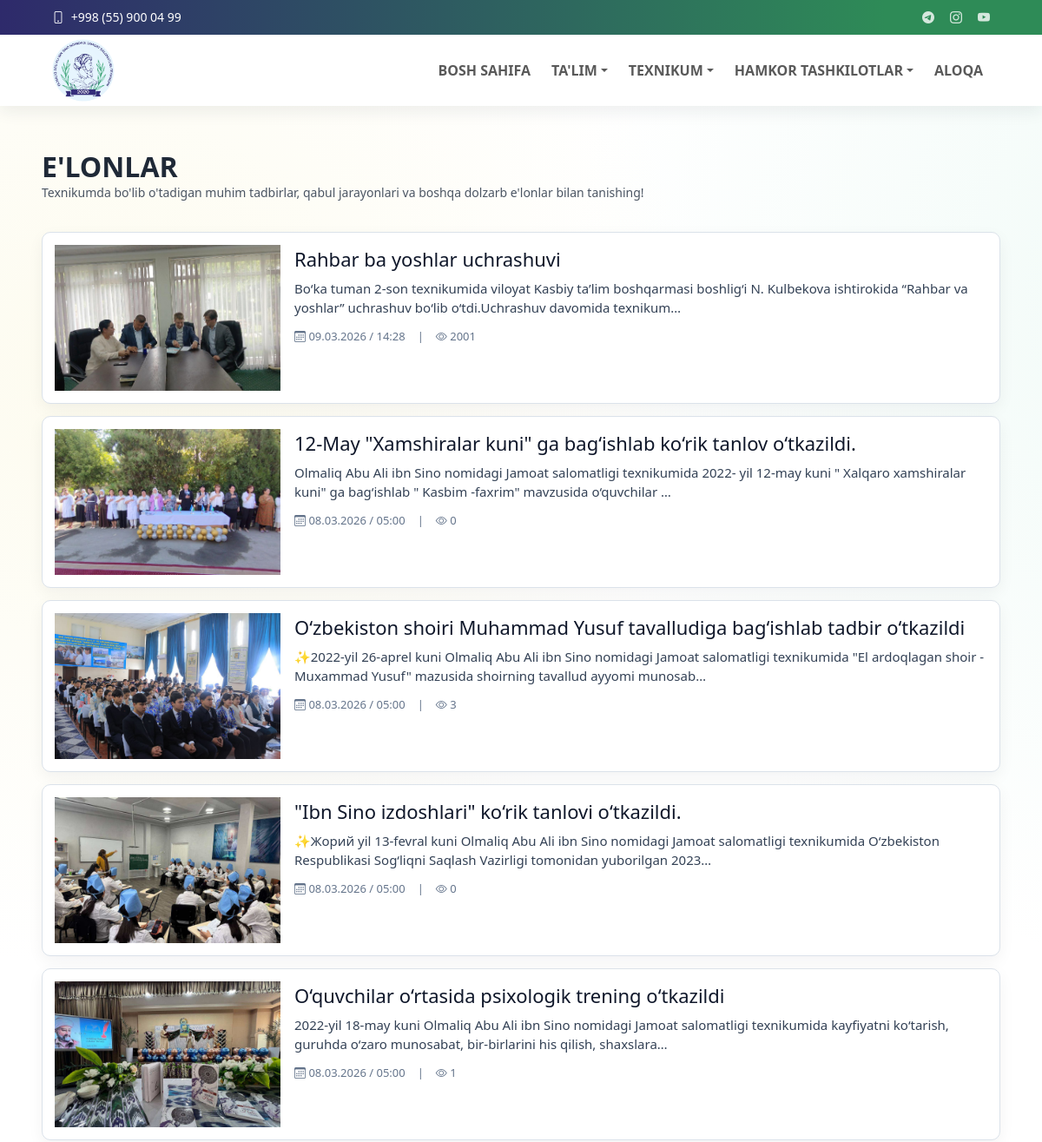
Before: /elonlar/ (upper part) with the older database file.
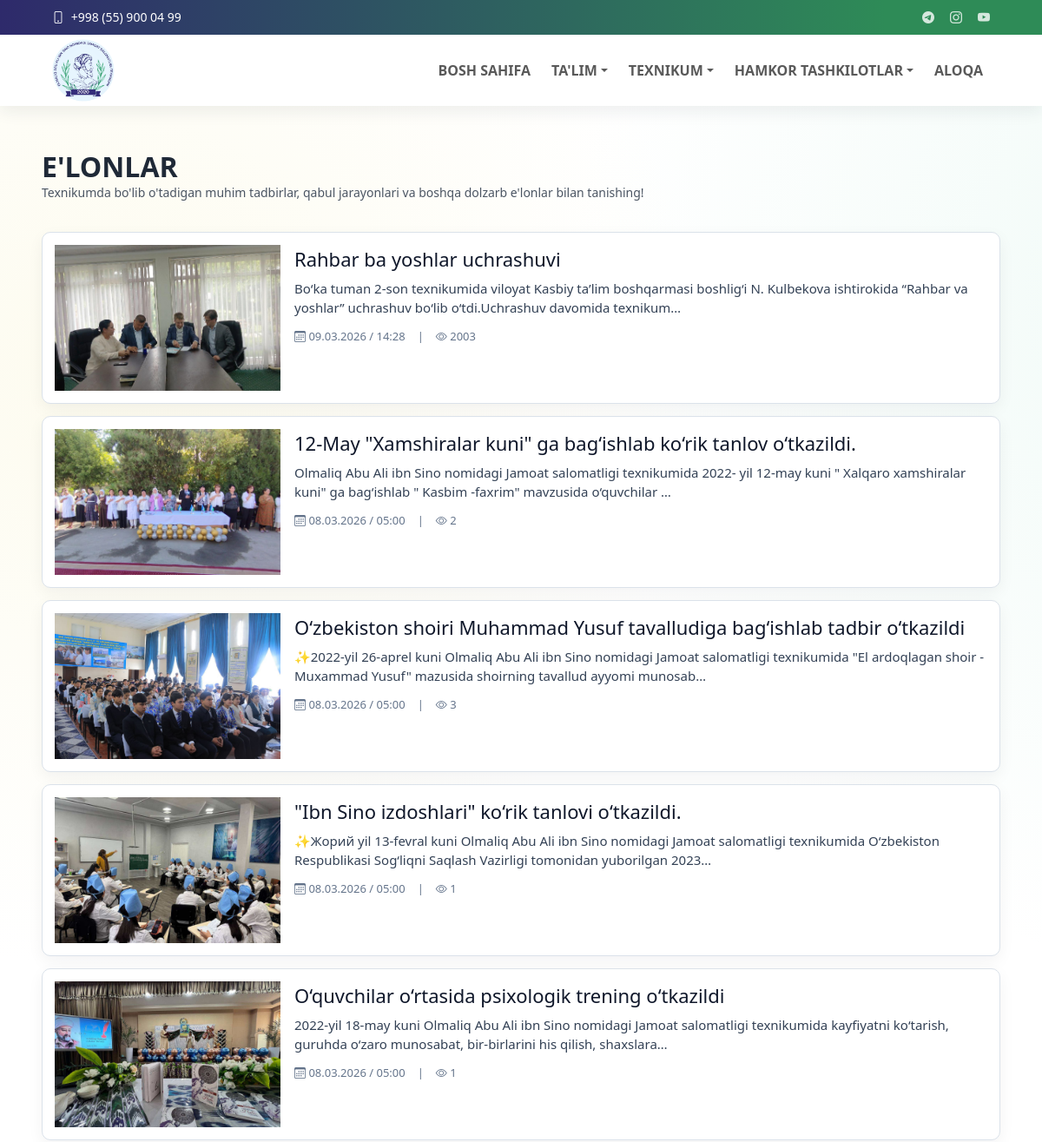
After: the same page with the newer database file.
### core/models.py (models this page shows, shortened)
class Announcement(models.Model):
    title = models.CharField(max_length=220)
    content = models.TextField()
    image = models.ImageField(upload_to='announcements/', blank=True, null=True)
    author = models.CharField("Tayyorlagan", max_length=150, blank=False)
    published_at = models.DateTimeField(default=timezone.now)
    views_count = models.PositiveIntegerField(default=0)
    is_active = models.BooleanField(default=True)
    created_at = models.DateTimeField(auto_now_add=True)
    class Meta:
        ordering = ['-published_at', '-created_at']
        verbose_name = "E'lon"
        verbose_name_plural = "E'lonlar"

### core/views.py (the view)
# urls.py: path("elonlar/", views.announcements_list, name='announcements_list'),
def announcements_list(request):
    announcements = Announcement.objects.filter(is_active=True).order_by('-published_at', '-created_at')
    return render(request, 'core/announcement_list.html', {'announcements': announcements})

### core/context_processors.py (called while the page is built)
def menu_context(request):
    menu_items = (
        Menu.objects.filter(parent__isnull=True, is_active=True)
        .prefetch_related('children')
        .order_by('order', 'id')
    )
    topbar = TopbarSettings.objects.filter(is_active=True).first()
    return {
        'menu_items': menu_items,
        'topbar_settings': topbar,
    }

### core/templates/core/announcement_list.html (shortened to what this page needs)
{% extends 'base.html' %}
{% block content %}
<section>
    <div class="news-list-directions__head">
        <h2>E'lonlar</h2>
        <p>Texnikumda bo'lib o'tadigan muhim tadbirlar, qabul jarayonlari va boshqa dolzarb e'lonlar bilan tanishing!</p>
    </div>
    <div class="news-list-grid js-load-more-list" data-batch-size="10">
        {% for item in announcements %}
            <a class="news-list-card js-load-item" href="{% url 'core:announcement_detail' item.pk %}">
                {% if item.image %}
                    <img class="news-list-card__image" src="{{ item.image.url }}" alt="{{ item.title }}">
                {% else %}
                    <div class="news-list-card__image news-list-card__image--empty">
                        <span>Rasm mavjud emas</span>
                    </div>
                {% endif %}
                <div class="news-list-card__body">
                    <h3>{{ item.title }}</h3>
                    <p>{{ item.content|striptags|truncatechars:170 }}</p>
                    <div class="news-list-card__meta">
                        <span>
                            <i class="bi bi-calendar3"></i>
                            <span>{{ item.published_at|date:"d.m.Y / H:i" }}</span>
                        </span>
                        <span>|</span>
                        <span>
                            <i class="bi bi-eye"></i>
                            <span>{{ item.views_count }}</span>
                        </span>
                    </div>
                </div>
            </a>
        {% empty %}
            <p class="news-list-empty">E'lonlar mavjud emas.</p>
        {% endfor %}
    </div>
</section>
{% endblock %}

Changed rows visible on the page:
changed Announcement "Rahbar ba yoshlar uchrashuvi": views_count "2001" → "2003"
changed Announcement "12-May \"Xamshiralar kuni\" ga bag‘ishlab ko‘rik tanlov o‘tkazildi.": views_count "0" → "2"
changed Announcement "\"Ibn Sino izdoshlari\" ko‘rik tanlovi o‘tkazildi.": views_count "0" → "1"
